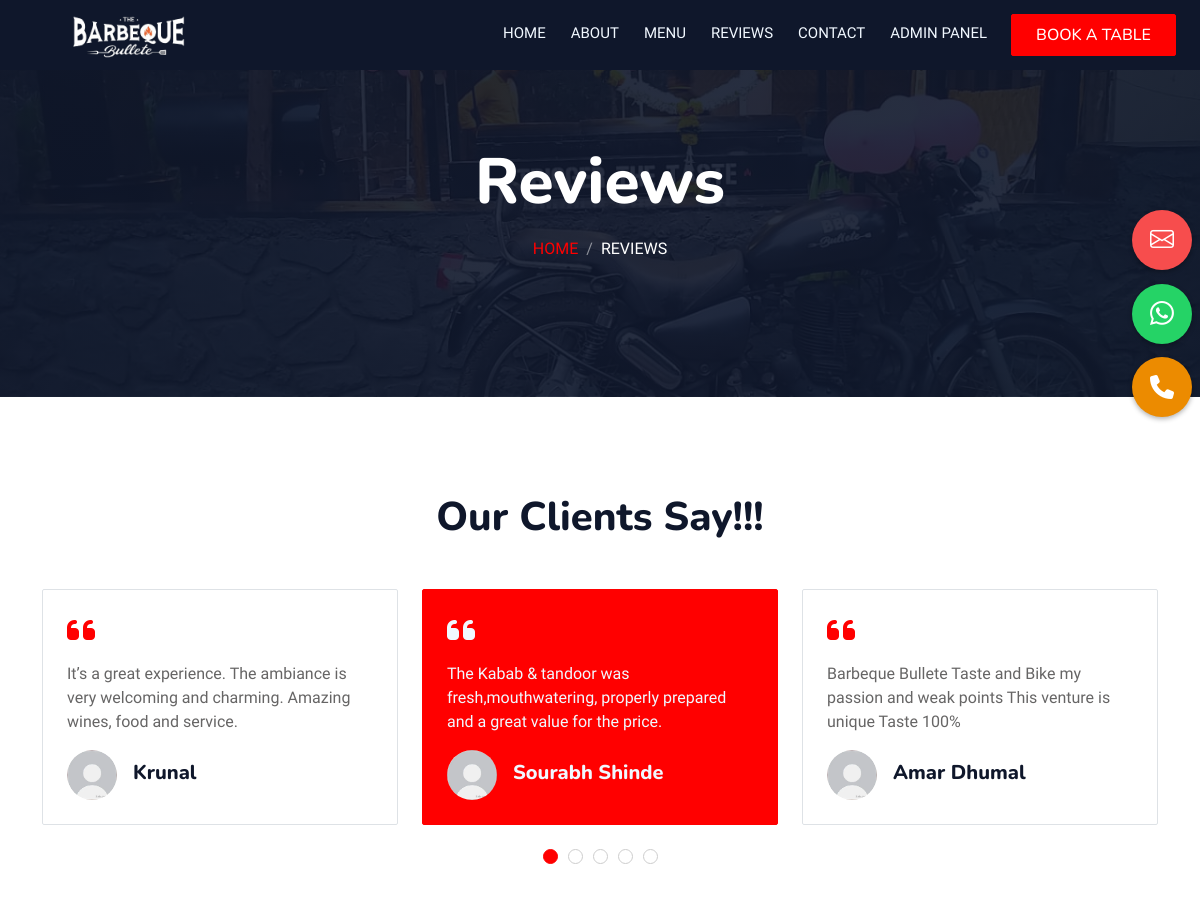
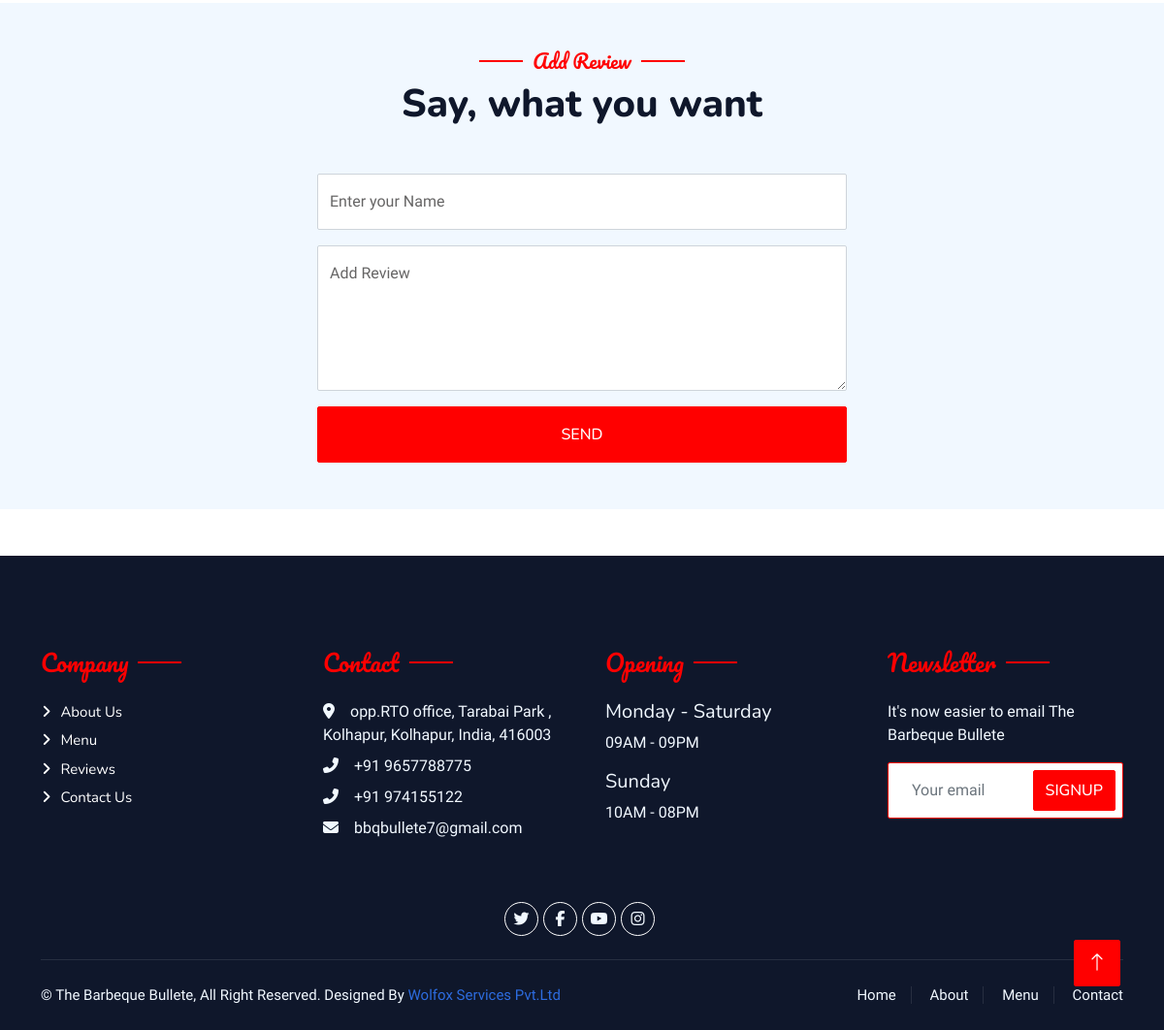
Screenshot of /reviews.php with the database file from the repository (2 pictures, top to bottom).
### tables this page shows
CREATE TABLE `reviews` (
  `id` int(10) NOT NULL,
  `reviews_name` varchar(15) NOT NULL,
  `Add_Review` varchar(150) NOT NULL
);

### reviews.php (the view, shortened to what this page needs)
<?php include 'Header.php'; ?>
    <div class="container-xxl py-5 bg-dark hero-header mb-5">
        <div class="container text-center my-5 pt-5 pb-4">
          <h1 class="display-3 text-white mb-3 animated slideInDown">Reviews</h1>
          <nav aria-label="breadcrumb">
            <ol class="breadcrumb justify-content-center text-uppercase">
              <li style="color: red;" class="breadcrumb-item"><a href="index.php">Home</a></li>
              <li class="breadcrumb-item text-white active" aria-current="page">Reviews</li>
            </ol>
          </nav>
        </div>
      </div>
    <div class="container-xxl py-5 wow fadeInUp" data-wow-delay="0.1s">
            <div class="container">
                <div class="text-center">
                    <h1 class="mb-5">Our Clients Say!!!</h1>
                </div>
                <div class="owl-carousel testimonial-carousel">
                <?php
                    include 'Admin/connection.php';
                    $sql="SELECT * FROM `reviews` ";
                    $ResultData=mysqli_query($connection,$sql);
                    while($row=mysqli_fetch_assoc($ResultData)){
                        $reviews_name=$row['reviews_name'];
                        $Add_Review=$row['Add_Review'];
                        echo "
                    <div class='testimonial-item bg-transparent border rounded p-4'>
                        <i class='fa fa-quote-left fa-2x text-primary mb-3'></i>
                        <p>$Add_Review</p>
                        <div class='d-flex align-items-center'>
                            <img class='img-fluid flex-shrink-0 rounded-circle'
                                src='img/whatsappdp.png'
                                style='width: 50px; height: 50px;' alt='Client Image'>
                            <div class='ps-3'>
                                <h5 class='mb-1'>$reviews_name</h5>
                            </div>
                        </div>
                    </div>";
                    }
                    ?>
                </div>
            </div>
        </div>
    <div class="container-xxl py-5 bg-light">
      <div class="container">
          <div class="text-center wow fadeInUp" data-wow-delay="0.1s">
              <h5 class="section-title ff-secondary text-center text-primary fw-normal">Add Review</h5>
              <h1 class="mb-5">Say, what you want</h1>
          </div>
          <div class="row g-4 d-flex align-items-center justify-content-center">
              <div class="col-md-6">
                  <div class="wow fadeInUp" data-wow-delay="0.2s">
                      <form action="Admin/ReviewMaster.php" method="post">
                          <div class="row g-3">
                            <div class="col-12">
                              <div class="form-floating">
                                  <input class="form-control" placeholder="Leave a message here" id= "reviews_name" name="reviews_name">
                                  <label for="message">Enter your Name</label>
                              </div>
                          </div>
                              <div class="col-12">
                                  <div class="form-floating">
                                      <textarea class="form-control" placeholder="Leave a message here" id="Add_Review" name="Add_Review" style="height: 150px"></textarea>
                                      <label for="message">Add Review</label>
                                  </div>
                              </div>
                              <div class="col-12">
                                  <button class="btn btn-primary w-100 py-3" type="submit">Send</button>
                              </div>
                          </div>
                      </form>
                  </div>
              </div>
          </div>
      </div>
  </div>
  <?php include 'Footer.php'; ?>

### Header.php (shortened to what this page needs)
<!DOCTYPE html>
<html lang="en">
<head>
    <link href="https://cdnjs.cloudflare.com/ajax/libs/font-awesome/5.10.0/css/all.min.css" rel="stylesheet">
    <link href="https://cdn.jsdelivr.net/npm/bootstrap-icons@1.4.1/font/bootstrap-icons.css" rel="stylesheet">
    <link href="lib/animate/animate.min.css" rel="stylesheet">
    <link href="lib/owlcarousel/assets/owl.carousel.min.css" rel="stylesheet">
    <link href="lib/tempusdominus/css/tempusdominus-bootstrap-4.min.css" rel="stylesheet" />
    <link href="css/bootstrap.min.css" rel="stylesheet">
    <link href="css/Style.css" rel="stylesheet">
    <link rel="stylesheet" href="https://cdnjs.cloudflare.com/ajax/libs/font-awesome/6.4.2/css/all.min.css"
 />
</head>
<body>
<?php
        include 'Admin/connection.php';
        $sql="SELECT * FROM `admin` ";
        $ResultData=mysqli_query($connection,$sql);
        $row=mysqli_fetch_array($ResultData);
        $id=$row['id'];
        $Admin_Image=$row['Admin_Image'];
        $Restaurant_Email_Id=$row['Restaurant_Email_Id'];
        $Restaurant_Phone=$row['Restaurant_Phone'];
      ?>
    <section>
        <a href="tel: <?php echo $Restaurant_Phone ?>" target=”_blank” class="whatsapp-btn3">
            <i class="fa fa-phone"></i>
        </a>
    </section>
    <section>
        <a href="https://wa.me/<?php echo $Restaurant_Phone ?>?text=hello" target=”_blank” class="whatsapp-btn">
            <i class="bi bi-whatsapp"></i>
        </a>
    </section>
    <section>
        <a href="mailto: <?php echo $Restaurant_Email_Id ?>" target=”_blank” class="whatsapp-btn2">
            <i class="bi bi-envelope"></i>
        </a>
    </section>
    <div class="container-xxl bg-white p-0">
        <div class="container-xxl position-relative p-0">
            <nav class="navbar navbar-expand-lg navbar-dark bg-dark px-4 px-lg-7 py-lg-0"
                style="background: var(--dark) !important;">
                <a href="index.html" class="navbar-brand p-0">
                    <?php echo "<img src='Admin/assets/img/admin/$id/$Admin_Image' class='navlogo' style='margin: -65px; margin-left: 5px;' alt='Logo Image' />" ;?>
                </a>
                <div class="collapse navbar-collapse" id="navbarCollapse">
                    <div class="navbar-nav ms-auto py-0 pe-4">
                        <a href="index.php" class="nav-item nav-link">Home</a>
                        <a href="about.php" class="nav-item nav-link">About</a>
                        <a href="menu.php" class="nav-item nav-link">Menu</a>
                        <a href="reviews.php" class="nav-item nav-link">Reviews</a>
                        <a href="contact.php" class="nav-item nav-link">Contact</a>
                        <a href="Log_In.php" class="nav-item nav-link">Admin Panel</a>
                    </div>
                    <a href="booking.php" class="btn btn-primary py-2 px-4">Book A Table</a>
                </div>
            </nav>
        </div>

### Footer.php (shortened to what this page needs)
     <?php
        include 'Admin/connection.php';
        $sql="SELECT * FROM `admin`";
        $ResultData=mysqli_query($connection,$sql);
        $row=mysqli_fetch_array($ResultData);
        $Restaurant_Address=$row['Restaurant_Address'];
        $Restaurant_Email_Id=$row['Restaurant_Email_Id'];
        $Restaurant_Phone=$row['Restaurant_Phone'];
        $Alternate_Phone=$row['Alternate_Phone'];
        $Opening_Day=$row['Opening_Day'];
        $Opening_Time=$row['Opening_Time'];
        $Last_Day=$row['Last_Day'];
        $Last_Opening_Time=$row['Last_Opening_Time'];
      ?>
     <div class="container-fluid bg-dark text-light footer pt-5 mt-5 wow fadeIn" data-wow-delay="0.1s">
            <div class="container py-5">
                <div class="row g-5">
                    <div class="col-lg-3 col-md-6">
                        <h4 class="section-title ff-secondary text-start text-primary fw-normal mb-4">Company</h4>
                        <a class="btn btn-link" href="about.html">About Us</a>
                        <a class="btn btn-link" href="menu.html">Menu</a>
                        <a class="btn btn-link" href="reviews.html">Reviews</a>
                        <a class="btn btn-link" href="contact.html">Contact Us</a>
                    </div>
                    <div class="col-lg-3 col-md-6">
                        <h4 class="section-title ff-secondary text-start text-primary fw-normal mb-4">Contact</h4>
                        <p class="mb-2"><i class="fa fa-map-marker-alt me-3"></i><?php echo $Restaurant_Address ?></p>
                        <p class="mb-2"><i class="fa fa-phone-alt me-3"></i>+91 <?php echo $Restaurant_Phone ?></p>
                        <p class="mb-2"><i class="fa fa-phone-alt me-3"></i>+91 <?php echo $Alternate_Phone ?></p>
                        <p class="mb-2"><i class="fa fa-envelope me-3"></i><?php echo $Restaurant_Email_Id ?></p>
                    </div>
                    <div class="col-lg-3 col-md-6">
                        <h4 class="section-title ff-secondary text-start text-primary fw-normal mb-4">Opening</h4>
                        <h5 class="text-light fw-normal"><?php echo $Opening_Day ?></h5>
                        <p><?php echo $Opening_Time ?></p>
                        <h5 class="text-light fw-normal"><?php echo $Last_Day ?></h5>
                        <p><?php echo $Last_Opening_Time ?></p>
                    </div>
                    <div class="col-lg-3 col-md-6">
                        <h4 class="section-title ff-secondary text-start text-primary fw-normal mb-4">Newsletter</h4>
                        <p>It's now easier to email The Barbeque Bullete</p>
                        <div class="position-relative mx-auto" style="max-width: 400px;">
                            <input class="form-control border-primary w-100 py-3 ps-4 pe-5" type="text"
                                placeholder="Your email">
                            <button type="button"
                                class="btn btn-primary py-2 position-absolute top-0 end-0 mt-2 me-2">SignUp</button>
                        </div>
                    </div>
                </div>
            </div>
            <div class=" pt-2 d-flex align-items-center justify-content-center">
                <a class="btn btn-outline-light btn-social" target="_blank" href=""><i
                        class="fab fa-twitter"></i></a>
                <a class="btn btn-outline-light btn-social" target="_blank"
                    href="https://www.facebook.com/Officialbbqbullete"><i class="fab fa-facebook-f"></i></a>
                <a class="btn btn-outline-light btn-social" target="_blank"
                    href="https://www.youtube.com/@AdvMarkDanielDhanawade777"><i
                        class="fab fa-youtube"></i></a>
                <a class="btn btn-outline-light btn-social" target="_blank"
                    href="https://www.instagram.com/official_barbeque_bullete/"><i
                        class="fab fa-instagram"></i></a>
            </div><br>
            <div class="container">
                <div class="copyright">
                    <div class="row">
                        <div class="col-md-6 text-center text-md-start mb-3 mb-md-0">
                            &copy; <a href="index.html">The Barbeque Bullete</a>, All Right
                            Reserved.
                            Designed By <a target="_blank" href="https://wolfox.in/" style="color: #2D6CDF;">Wolfox
                                Services Pvt.Ltd</a>
                        </div>
                        <div class="col-md-6 text-center text-md-end">
                            <div class="footer-menu">
                                <a href="index.html">Home</a>
                                <a href="about.html">About</a>
                                <a href="menu.html">Menu</a>
                                <a href="contact.html">Contact</a>
                            </div>
                        </div>
                    </div>
                </div>
            </div>
        </div>
        <a href="#" class="btn btn-lg btn-primary btn-lg-square back-to-top"><i class="bi bi-arrow-up"></i></a>
    </div>
</body>
</html>

### rows the page displays
reviews: Add_Review "The Kabab & tandoor was fresh,mouthwatering, properly prepared and a great value for the price.", reviews_name "Sourabh Shinde"
reviews: Add_Review "Barbeque Bullete Taste and Bike my passion and weak points This venture is unique Taste 100%", reviews_name "Amar Dhumal"
reviews: Add_Review "It’s a great experience. The ambiance is very welcoming and charming. Amazing wines, food and service.", reviews_name "Krunal"

### other values shown
$Restaurant_Address "opp.RTO office, Tarabai Park , Kolhapur, Kolhapur, India, 416003"
$Restaurant_Phone "9657788775"
$Alternate_Phone "974155122"
$Restaurant_Email_Id "bbqbullete7@gmail.com"
$Opening_Day "Monday - Saturday"
$Opening_Time "09AM - 09PM"
$Last_Day "Sunday"
$Last_Opening_Time "10AM - 08PM"
